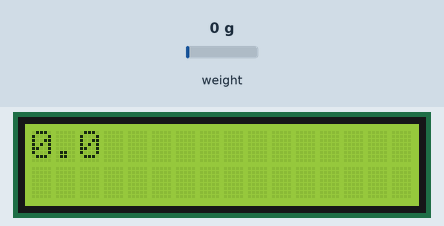
Bench run of a sketch on a simulated Arduino Uno, built with avr-gcc and run on an emulated ATmega328P. Parts: 16×2 character LCD. Inputs (shaded band) come from the test bench; at power-on: weight on the scale 0 g. What the sketch prints to the serial monitor is not drawn.

Above: at 7.4 s.

The sketch:

calibrated_ready.ino
```cpp
// Arduino, HX711 module, and LCD Library
#include <Arduino.h>
#include "HX711.h"
#include <LiquidCrystal.h>

// HX711 circuit wiring
const int LOADCELL_DOUT_PIN = 2;
const int LOADCELL_SCK_PIN = 3;

// creating scale object used in the header file
HX711 scale;

// creating lcd screen to diplay weight
LiquidCrystal lcd(4, 6, 10, 11, 12, 13);

// setup code used at start up
// allows the scale to calibrate itself before a weight is placed on the scale
void setup() {
  // baud rate used for the communication speed
  Serial.begin(115200);
  Serial.println("Initializing the scale");

  // setting up scale pins
  scale.begin(LOADCELL_DOUT_PIN, LOADCELL_SCK_PIN);
  // set up the LCD's number of columns and rows:
  lcd.begin(16, 2);

  Serial.println("Before setting up the scale:");

  Serial.print("read: \t\t");
  // print a raw reading from the ADC
  Serial.println(scale.read());

  Serial.print("read average: \t\t");
  // print the average of 20 readings from the ADC
  Serial.println(scale.read_average(20));

  Serial.print("get value: \t\t");
  // print the average of 5 readings from the ADC minus the tare weight (not set yet)
  Serial.println(scale.get_value(5));

  Serial.print("get units: \t\t");
  // print the average of 5 readings from the ADC minus tare weight (not set) divided
  Serial.println(scale.get_units(5), 1);

  // setting calibration factor used to calibrate the scale. Value is from uncalibrated program
  scale.set_scale(378.92);
  //scale.set_scale(-471.497);// this value is obtained by calibrating the scale with known weights

  // reset the scale to 0
  scale.tare();

  Serial.println("After setting up the scale:");

  Serial.print("read: \t\t");
  // print a raw reading from the ADC
  Serial.println(scale.read());

  Serial.print("read average: \t\t");
  // print the average of 20 readings from the ADC
  Serial.println(scale.read_average(20));

  Serial.print("get value: \t\t");
  // print the average of 5 readings from the ADC minus the tare weight, set with tare()
  Serial.println(scale.get_value(5));

  Serial.print("get units: \t\t");
  // print the average of 5 readings from the ADC minus tare weight, divided
  Serial.println(scale.get_units(5), 1);

  // by the SCALE parameter set with set_scale
  Serial.println("Readings:");
}


void loop() {
  // clear data on LCD screen
  lcd.clear();
  // sets the cursor to the first index, allowing data to be placed ath the beginning
  lcd.setCursor(0,0);
  // printing the value of one reading
  lcd.print(scale.get_units(), 1);

  Serial.print("one reading:\t");
  // print one value
  Serial.print(scale.get_units(), 1);

  Serial.print("\t| average:\t");
  // print the average value
  Serial.println(scale.get_units(10), 5);

  // time delay
  delay(5000);
}
```

Measured:
- what the display in image 0 shows lasts 6.1 s, from 7.4 s to 13.5 s
